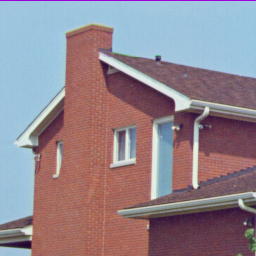
#> input picture misc/house.tiff, 256 x 256 px
$ python ex2_10.py   (older library calls are emulated)
#> lines starting #> are read from the running program, lines starting #| are printed output that depends on the picture
# Lowpass and highpass filter technique
import numpy as np
import cv2
import matplotlib.pyplot as plt

def normalize(sig,scale=255):
    spectrum = np.log(1+np.abs(sig))
    spectrum = cv2.normalize(spectrum, 0, 1,
                norm_type=cv2.NORM_MINMAX, dtype=cv2.CV_32F)*scale
    return spectrum

img = cv2.imread('../misc/house.tiff',0)
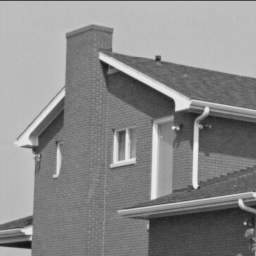
#> img: shape (256, 256); min 17, max 239, mean 138.1

#dft = cv2.dft(np.float32(img),flags = cv2.DFT_COMPLEX_OUTPUT)
dft = np.fft.fft2(img)
spec_dft = normalize(dft)
#> in normalize, `spectrum = np.log(1+np.abs(sig))`:
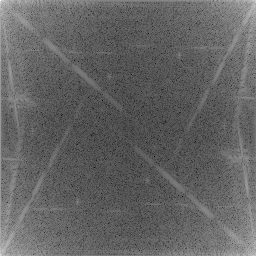
#> spectrum: shape (256, 256) float64; min 0.894, max 16.02, mean 6.83; drawn with min black and max white
dft_shift = np.fft.fftshift(dft)
spec_shift = normalize(dft_shift)
#> call 2 of normalize, with sig = array of shape (256, 256), scale = 255
#> in normalize (call 2), `spectrum = np.log(1+np.abs(sig))`:
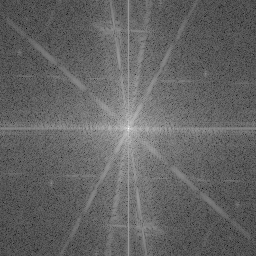
#> spectrum: shape (256, 256) float64; min 0.894, max 16.02, mean 6.83; drawn with min black and max white

rows, cols = img.shape
#> rows = 256; cols = 256
crow,ccol = int(rows/2) , int(cols/2)
#> crow = 128; ccol = 128

# create a mask first, center square is 1/0, remaining all zeros
# Lowpass
# mask = np.zeros(img.shape,np.uint8)
# mask[crow-50:crow+50, ccol-50:ccol+50] = 1
# Highpass
mask = np.ones(img.shape,np.uint8)
mask[crow-50:crow+50, ccol-50:ccol+50] = 0

# apply mask and inverse DFT
fshift = dft_shift*mask
f_ishift = np.fft.ifftshift(fshift)
img_back = normalize(np.fft.ifft2(f_ishift))
#> call 3 of normalize, with sig = array of shape (256, 256), scale = 255
#> in normalize (call 3), `spectrum = np.log(1+np.abs(sig))`:
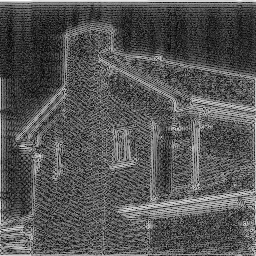
#> spectrum: shape (256, 256) float64; min 0.0122, max 4.36, mean 1.47; drawn with min black and max white

plt.subplot(221),plt.imshow(img, cmap = 'gray')
plt.title('Input Image'), plt.xticks([]), plt.yticks([])
plt.subplot(222),plt.imshow(spec_dft, cmap = 'gray')
plt.title('Magnitude Spectrum'), plt.xticks([]), plt.yticks([])
plt.subplot(223),plt.imshow(spec_shift, cmap = 'gray')
plt.title('Centered Spectrum'), plt.xticks([]), plt.yticks([])
plt.subplot(224),plt.imshow(img_back, cmap = 'gray')
plt.title('Filtered Image'), plt.xticks([]), plt.yticks([])
plt.show()
